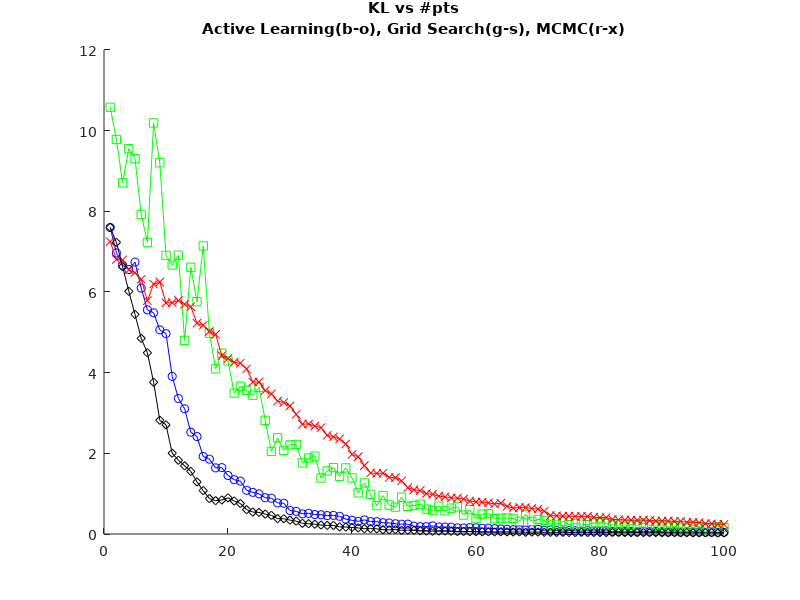
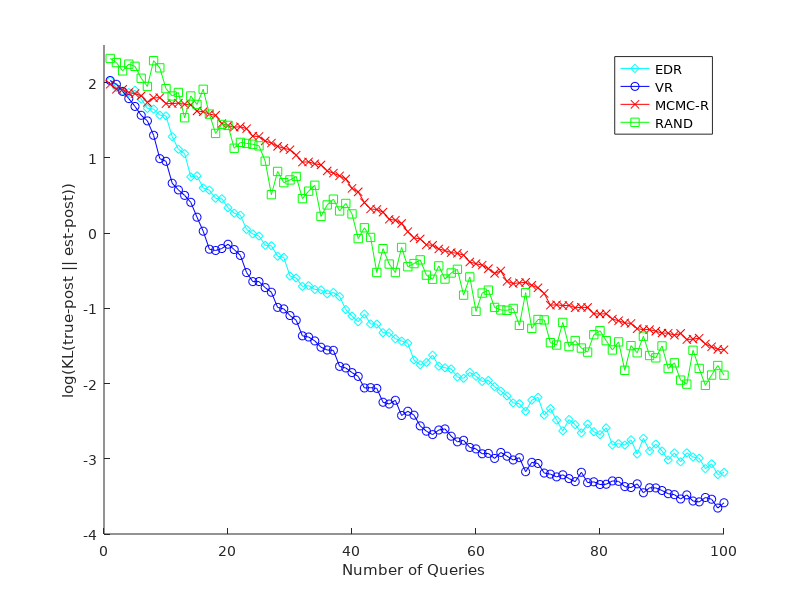
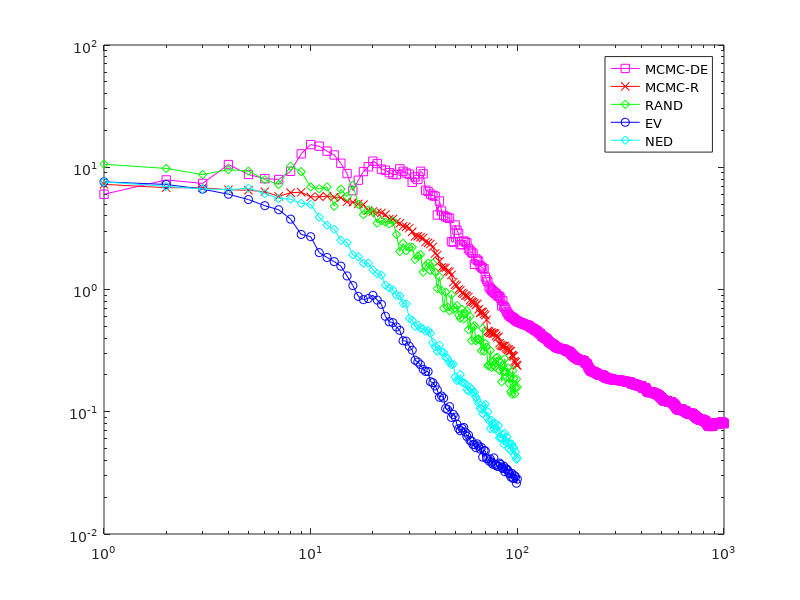

MATLAB code for these plots, in order: (Note: this script raises an error after producing the figures.)
PLOT_ERROR_BARS = 0;
set(0,'defaultAxesFontName', 'Dejavu Sans')
close all;
q = 20;

load results_Nc25 
if ~exist('num_pts', 'var')
 num_pts = size(results_al, 2);
end

al = results_al(1:q, 1:num_pts);
bf = results_bf(1:q, 1:num_pts);
mc = results_mcmc(1:q, 1:num_pts);
ab = results_abc(1:q, 1:num_pts);
uc = results_uc(1:q, 1:num_pts);

% mcmc density estimation
load mcmcd
md = results_mcmcd(1:20, :);

pkm = @(x, s) plot(mean(x,1), s); 
plm = @(x, s) pkm(log(x), s); 
peb = @(x, col) errorbar(1:num_pts, mean(log(x)), std(log(x)), 'Color', col);

% sort the results and remove outliers
start_idx = 1;
end_idx = q;
start_idx = floor(q*.2);
end_idx = ceil(q*.8);
alm = sort(al); alm = alm(start_idx:end_idx, :); 
bfm = sort(bf); bfm = bfm(start_idx:end_idx, :); 
mcm = sort(mc); mcm = mcm(start_idx:end_idx, :); 
abm = sort(ab); abm = abm(start_idx:end_idx, :);
ucm = sort(uc); ucm = ucm(start_idx:end_idx, :);
mdm = sort(md); mdm = mdm(start_idx:end_idx, :);

figure; hold on,
pkm(alm, 'b-o');
pkm(bfm, 'g-s');
pkm(mcm, 'r-x');
% pkm(abm, 'c-*');
pkm(ucm, 'k-d');
% pkm(mdm, 'm->');
title({'KL vs #pts', 'Active Learning(b-o), Grid Search(g-s), MCMC(r-x)'});

figure; hold on,
plm(alm, 'c-d');
plm(ucm, 'b-o');
plm(mcm, 'r-x');
plm(bfm, 'g-s');
% plm(abm, 'c-*');
% plm(mdm, 'm->');
if PLOT_ERROR_BARS
  peb(alm, 'c');
  peb(ucm, 'd');
  peb(mcm, 'r');
  peb(bfm, 'g');
%   peb(abm, 'c');
%   peb(mdm, 'm');
end
% title({'log(KL) vs #pts', 'AL(b-o), Grid Search(g-s), MCMC(r-x), ABC(c-*)'});
% axis([0 100 -10 4]);
% axis([0 100 -12 7]);
axis([0 100 -4 2.5]);
xlabel('Number of Queries');
ylabel('log(KL(true-post || est-post))');
legend('EDR', 'VR', 'MCMC-R', 'RAND');

% Plot in log log scale
alMean = mean(alm);
bfMean = mean(bfm);
ucMean = mean(ucm);
mrMean = mean(mcm);
mdMean = mean(mdm);
% obtain stds
alStd = std(alm)/sqrt(20);
bfStd = std(bfm)/sqrt(20);
ucStd = std(ucm)/sqrt(20);
mrStd = std(mcm)/sqrt(20);
mdStd = std(mdm)/sqrt(20);

figure;
loglog(1:1000, mdMean, 'm-s'); hold on,
loglog(1:100, mrMean, 'r-x');
loglog(1:100, bfMean, 'g-d');
loglog(1:100, ucMean, 'b-o');
loglog(1:100, alMean, 'c-d');
legend('MCMC-DE', 'MCMC-R', 'RAND', 'EV', 'NED');

errorbar(1:1000, mdMean, mdStd, 'Color', 'm');
errorbar(1:100, mrMean, mrStd, 'Color', 'r');
errorbar(1:100, bfMean, bfStd, 'Color', 'g');
errorbar(1:100, ucMean, ucStd, 'Color', 'b');
errorbar(1:100, alMean, alStd, 'Color', 'c');

axis([0 1001 0.02 50]);
set(findall(gca, '-property', 'FontSize'), 'FontSize', 16, ...
  'fontWeight', 'bold');
xlabel('Number of Queries');
ylabel('KL Divergence');

 
if false
fkl = figure;
fkll = figure;

  for i = 1:q

    a = al(i,:);
    b = bf(i,:);
    c = mc(i,:);

    title_str = sprintf('%d',i);
    figure(fkl);
    pkm(a, 'b-+'); hold on,
    pkm(b, 'g-+');
    pkm(c, 'r-+');
    pkm(al, 'b-o');
    pkm(bf, 'g-s');
    pkm(mc, 'r-x');
    title(title_str);

    figure(fkll);
    plm(a, 'b-+'); hold on,
    plm(b, 'g-+');
    plm(c, 'r-+');
    plm(al, 'b-o');
    plm(bf, 'g-s');
    plm(mc, 'r-x'); hold off,
    title(title_str);

    pause,
  end
end
